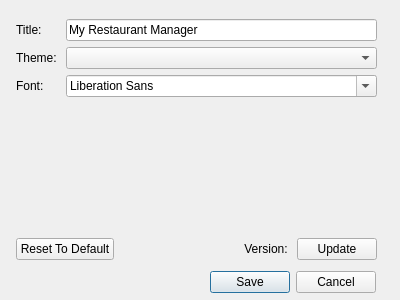
<?xml version="1.0" encoding="UTF-8"?>
<ui version="4.0">
 <class>configwindow</class>
 <widget class="QDialog" name="configwindow">
  <property name="geometry">
   <rect>
    <x>0</x>
    <y>0</y>
    <width>400</width>
    <height>300</height>
   </rect>
  </property>
  <property name="windowTitle">
   <string>Dialog</string>
  </property>
  <widget class="QWidget" name="verticalLayoutWidget">
   <property name="geometry">
    <rect>
     <x>16</x>
     <y>19</y>
     <width>361</width>
     <height>241</height>
    </rect>
   </property>
   <layout class="QVBoxLayout" name="verticalLayout">
    <item>
     <layout class="QFormLayout" name="formLayout">
      <item row="0" column="0">
       <widget class="QLabel" name="label_3">
        <property name="text">
         <string>Title: </string>
        </property>
       </widget>
      </item>
      <item row="0" column="1">
       <widget class="QLineEdit" name="Title">
        <property name="text">
         <string>My Restaurant Manager</string>
        </property>
        <property name="placeholderText">
         <string>My Restaurant Manager</string>
        </property>
       </widget>
      </item>
      <item row="1" column="0">
       <widget class="QLabel" name="label">
        <property name="text">
         <string>Theme: </string>
        </property>
       </widget>
      </item>
      <item row="1" column="1">
       <widget class="QComboBox" name="ThemeSelect"/>
      </item>
      <item row="2" column="0">
       <widget class="QLabel" name="label_2">
        <property name="text">
         <string>Font: </string>
        </property>
       </widget>
      </item>
      <item row="2" column="1">
       <widget class="QFontComboBox" name="fontComboBox"/>
      </item>
      <item row="3" column="1">
       <widget class="QLabel" name="label_4">
        <property name="text">
         <string/>
        </property>
       </widget>
      </item>
     </layout>
    </item>
    <item>
     <layout class="QHBoxLayout" name="horizontalLayout">
      <property name="sizeConstraint">
       <enum>QLayout::SizeConstraint::SetDefaultConstraint</enum>
      </property>
      <item>
       <widget class="QPushButton" name="Reset">
        <property name="sizePolicy">
         <sizepolicy hsizetype="Fixed" vsizetype="Fixed">
          <horstretch>0</horstretch>
          <verstretch>0</verstretch>
         </sizepolicy>
        </property>
        <property name="text">
         <string>Reset To Default</string>
        </property>
       </widget>
      </item>
      <item>
       <widget class="QLabel" name="version">
        <property name="text">
         <string>Version: </string>
        </property>
        <property name="alignment">
         <set>Qt::AlignmentFlag::AlignRight|Qt::AlignmentFlag::AlignTrailing|Qt::AlignmentFlag::AlignVCenter</set>
        </property>
       </widget>
      </item>
      <item>
       <widget class="QPushButton" name="updateBtn">
        <property name="sizePolicy">
         <sizepolicy hsizetype="Fixed" vsizetype="Fixed">
          <horstretch>0</horstretch>
          <verstretch>0</verstretch>
         </sizepolicy>
        </property>
        <property name="text">
         <string>Update</string>
        </property>
       </widget>
      </item>
     </layout>
    </item>
   </layout>
  </widget>
  <widget class="QDialogButtonBox" name="buttonBox">
   <property name="geometry">
    <rect>
     <x>210</x>
     <y>270</y>
     <width>166</width>
     <height>24</height>
    </rect>
   </property>
   <property name="standardButtons">
    <set>QDialogButtonBox::StandardButton::Cancel|QDialogButtonBox::StandardButton::Save</set>
   </property>
  </widget>
 </widget>
 <resources/>
 <connections/>
</ui>
